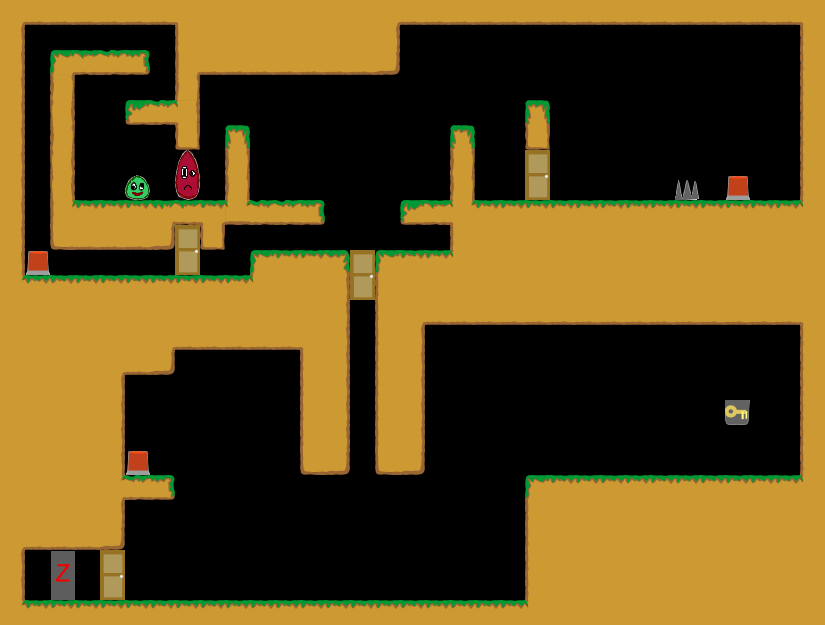

A level layout from a 2D game, rendered from its tile map. Below: a short description, then the map file with tile-grid data replaced by summaries:
An orthogonal 33x25 tile map with 25x25 px tiles, 1 tile layer (Kachelebene 1).

<map version="1.0" orientation="orthogonal" width="33" height="25" tilewidth="25" tileheight="25">
 <tileset firstgid="1" name="Tileset" tilewidth="25" tileheight="25">
  <image source="../../../img/Tileset.png" width="400" height="250" />
 </tileset>
 <layer name="Kachelebene 1" width="33" height="25">
  <data>[825 cells, 424 non-empty, 40 distinct tile ids]</data>
 </layer>
</map>
